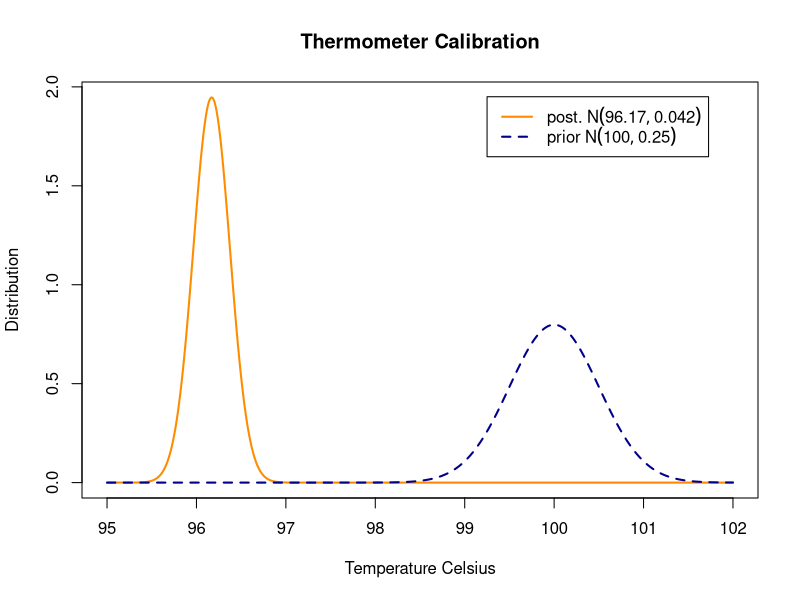
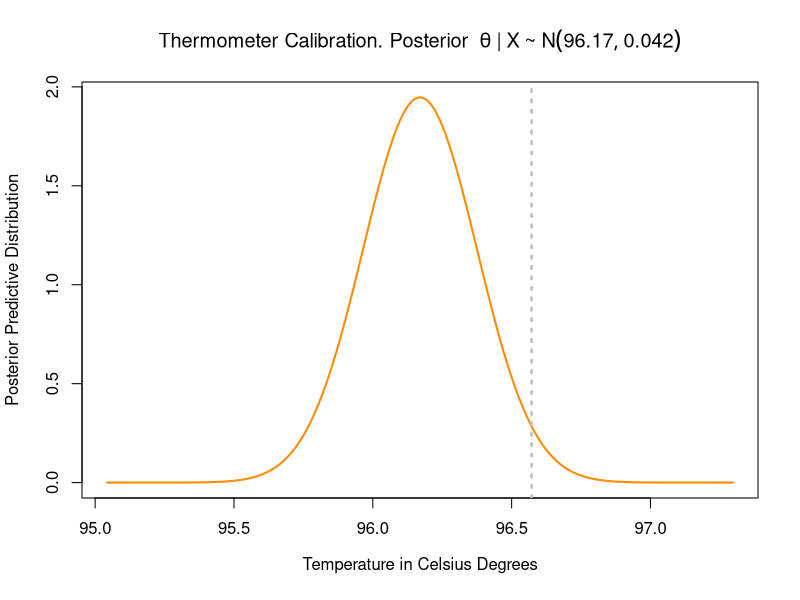
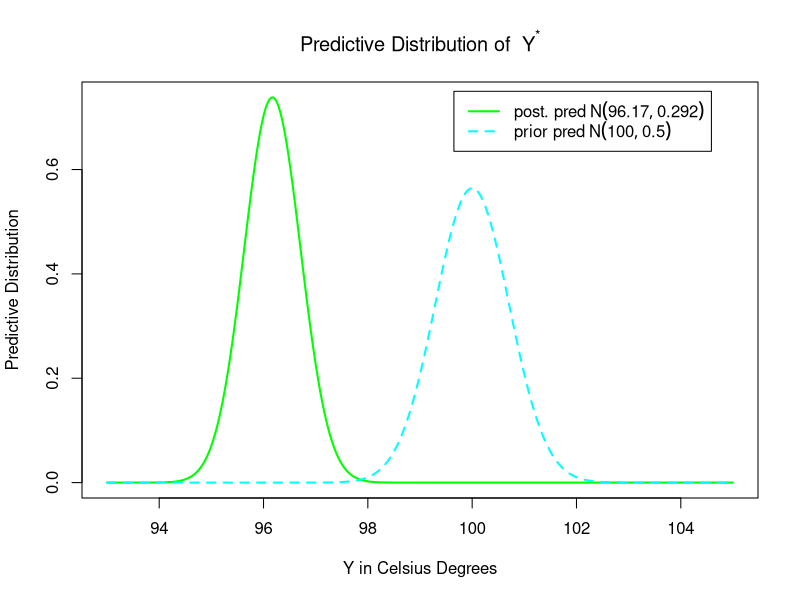

Generate these figures, in order, with R:
## ---- chunk 1
m.0 = 100
sigma.sq = 0.25
s.sq = 0.25

x = c(94.6, 95.4, 96.2, 94.9, 95.9)
x.bar = mean(x)
x.bar

n = length(x)
n

post.mean.mu = ( (n * x.bar / sigma.sq) + (m.0 / s.sq) ) / ( (n / sigma.sq) + (1 / s.sq) )
post.mean.mu = round(post.mean.mu, 2)
post.mean.mu

post.variance.mu = (1) / ((n / sigma.sq) + (1 / s.sq))
post.variance.mu = round(post.variance.mu, 3)
post.variance.mu

## ---- chunk 2
post.sd.mu = sqrt(post.variance.mu)
prior.sd.mu = sqrt(s.sq)
lwb = 95 #post.mean.mu - 3.5 * post.sd.mu
upb = 102 #post.mean.mu + 3.5 * post.sd.mu
x = seq(lwb, upb, 0.01)
legend_labels = c(expression(post. ~ N(96.17, 0.042)),
                  expression(prior ~ N(100, 0.25)))


plot(x, dnorm(x, mean=post.mean.mu, sd=post.sd.mu), type='l', lty=1, lwd=2, col='darkorange',
     xlab = "Temperature Celsius",  ylab = "Distribution",
     main = "Thermometer Calibration")
lines(x, dnorm(x, mean=m.0, sd=prior.sd.mu), lty=2, lwd=2, col="darkblue")
legend(99.25, 1.95, legend = legend_labels, col=c("darkorange", "darkblue"), lty=c(1, 2), lwd=2)

## ---- chunk 3
qnorm(0.975, post.mean.mu, sqrt(post.variance.mu))
## ---- chunk 4
post.sd.mu = sqrt(post.variance.mu)
lwb = post.mean.mu - 5.5 * post.sd.mu
upb = post.mean.mu + 5.5 * post.sd.mu
x = seq(lwb, upb, 0.0001)

plot(x, dnorm(x, mean=post.mean.mu, sd=post.sd.mu), type='l', lty=1, lwd=2, col='darkorange',
     xlab = expression("Temperature in Celsius Degrees"),  ylab = "Posterior Predictive Distribution",
     main = expression("Thermometer Calibration. Posterior "~ theta ~"|"~ X ~ "~" ~ N(96.17, 0.042)))
abline(v=qnorm(.975, 96.17, sqrt(post.variance.mu)), col="grey", lty=3, lwd=2.5)
## ---- chunk 5
pnorm(100, post.mean.mu, post.sd.mu)

## ---- chunk 6

var.post.pred = post.variance.mu + sigma.sq
var.prio.pred = s.sq + sigma.sq
lwb = 93 #post.mean.mu - 5.5 * sqrt(var.post.pred)
upb = 105 #post.mean.mu + 5.5 * sqrt(var.post.pred)
x = seq(lwb, upb, 0.01)

legend_labels = c(expression("post. pred" ~ N(96.17, 0.292)),
                  expression("prior pred" ~ N(100, 0.5)))


plot(x, dnorm(x, mean=post.mean.mu, sd=sqrt(var.post.pred)), type='l', lty=1, lwd=2, col='green',
     xlab = "Y in Celsius Degrees",  ylab = "Predictive Distribution",
     main = expression("Predictive Distribution of " ~ Y^"*" ))
lines(x, dnorm(x, m.0, sqrt(var.prio.pred)), lty=2, lwd=2, col="cyan")
legend(99.65, 0.75, legend = legend_labels, col=c("green", "cyan"), lty=c(1, 2), lwd=2)


## ---- chunk 7
a = 3
b = 200
sigma.prior.draws <- 1 / rgamma(n=1000, shape=a, rate=b)
mean(sigma.prior.draws)

## ---- chunk 8
a.prime = 16.5
b.prime = 6022.9
sig2.B <- 1/ rgamma(n=1000, shape=a.prime, rate=b.prime)
mean(sig2.B)

## ---- chunk 9
w = 0.1
n.B = 27
m.prime = 609.3
mu.B <- rnorm(1000, mean=m.prime, sd=sqrt(sig2.B/(w + n.B)))
mean(mu.B)
## ---- chunk 10
quantile(x=mu.B, probs=c(0.025, 0.975))
## ---- chunk 11
n.A = 30
y.bar.A = 622.8
s2.A = 403.1
m = 500
a.prime = a + n.A/2
b.prime = b + ((n.A - 1) / 2) * s2.A + ((w * n.A)/(2 * (w + n))) * (y.bar.A - m)^2
sig2.A <- 1/ rgamma(n=1000, shape=a.prime, rate=b.prime)
mean(sig2.A)

## ---- chunk 12
m.prime.A = (n.A * y.bar.A + w * m) / (w + n.A)
mu.A <- rnorm(1000, mean=m.prime.A, sd=sqrt(sig2.A/(w + n.A)))
mean(mu.A)
## ---- chunk 13
mean(mu.A > mu.B)
